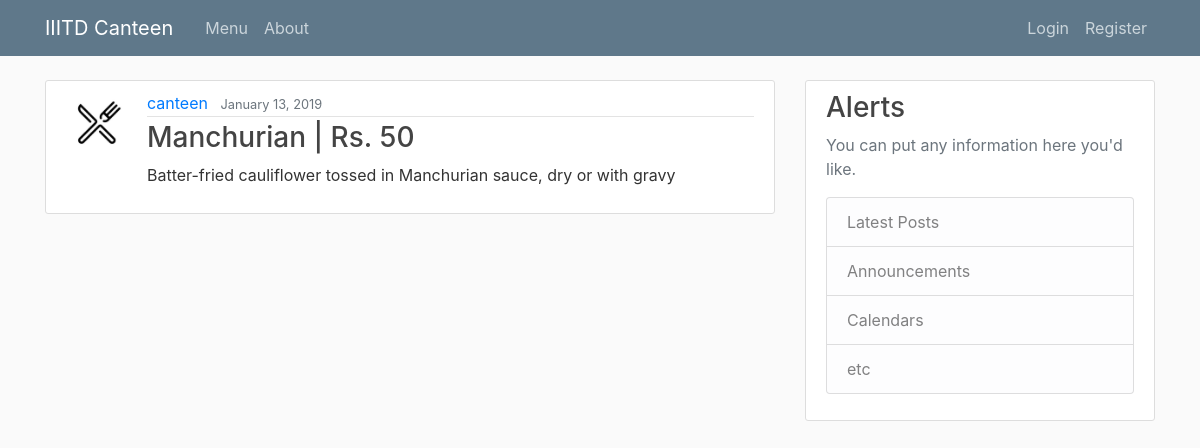
Screenshot of /post/32/ with the database file from the repository.
### blog/models.py (models this page shows, shortened)
class Post(models.Model):
    title = models.CharField(max_length=100)
    content = models.TextField()
    date_posted = models.DateTimeField(default=timezone.now)
    author = models.ForeignKey(User, on_delete=models.CASCADE)

### users/models.py (models this page shows, shortened)
class Profile(models.Model):
    user = models.OneToOneField(User, on_delete=models.CASCADE)
    image = models.ImageField(default='default.jpg', upload_to='profile_pics')

### blog/views.py (the view)
# urls.py: path('post/<int:pk>/', PostDetailView.as_view(), name='post-detail'),
class PostDetailView(DetailView):
    model = Post

### blog/templates/blog/post_detail.html (shortened to what this page needs)
{% extends "blog/base.html" %}
{% block content %}
  <article class="media content-section">
    <img class="rounded-circle article-img" src="{{ object.author.profile.image.url }}">
    <div class="media-body">
      <div class="article-metadata">
        <a class="mr-2" href="{% url 'user-posts' object.author.username %}">{{ object.author }}</a>
        <small class="text-muted">{{ object.date_posted|date:"F d, Y" }}</small>
      </div>
      <h3 class="article-title">{{ object.title }}</h3>
      <p class="article-content">{{ object.content }}</p>
    </div>
  </article>
{% endblock content %}

### blog/static/blog/main.css (style rules this page uses)
body { background: #fafafa; color: #333333; margin-top: 5rem; }
h1, h2, h3, h4, h5, h6 { color: #444444; }
.content-section { background: #ffffff; padding: 10px 20px; border: 1px solid #dddddd; border-radius: 3px; margin-bottom: 20px; }
.article-title { color: #444444; }
.article-content { white-space: pre-line; }
.article-img { height: 65px; width: 65px; margin-right: 16px; }
.article-metadata { padding-bottom: 1px; margin-bottom: 4px; border-bottom: 1px solid #e3e3e3 }

### rows the page displays
Post: author.profile.image (placeholder picture), author "canteen", date_posted "January 13, 2019", title "Manchurian | Rs. 50", content "Batter-fried cauliflower tossed in Manchurian sauce, dry or with gravy"
